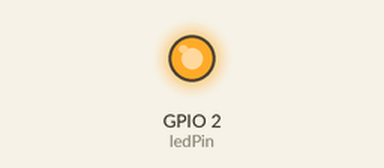
Simulated run of this sketch. Board: ESP32. On the bench: output pins drawn as LEDs (lit = HIGH). WiFi joins after 1.5 s; servers stay silent unless stated; uploads are accepted with an empty reply; what the sketch prints to the serial monitor is not drawn.

Above: at 2.6 s.
At 4.8 s:
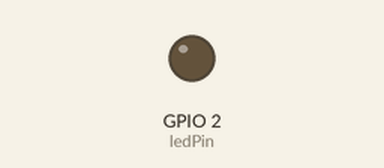
Timing chart, 0 to 7.2 s (numbered marks = the images above):
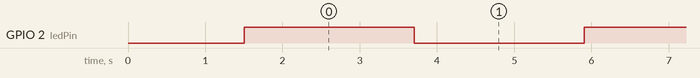

Measured:
- by itself, GPIO 2 (ledPin): alternates HIGH for 2.2 s and LOW for 2.2 s

The sketch:

LED_State.ino
```cpp
#include <WiFi.h>
#include <HTTPClient.h>

const char* ssid = "Innovex_Hardware";
const char* password = "Inn0vexug@2024!";

// The endpoint you created in Node.js
const char* serverName = "http://192.168.7.1:3000/update";

const int ledPin = 2; // Pin 2 is the built-in blue LED on most ESP32 dev boards
bool ledOn = false;

void setup() {
  Serial.begin(115200);
  pinMode(ledPin, OUTPUT);

  WiFi.begin(ssid, password);
  Serial.print("Connecting to WiFi");
  while(WiFi.status() != WL_CONNECTED) {
    delay(500);
    Serial.print(".");
  }
  Serial.println("\nConnected to WiFi network!");
}

void loop() {
  if(WiFi.status() == WL_CONNECTED){
    HTTPClient http;
    http.begin(serverName);
    http.addHeader("Content-Type", "application/json");

    // Toggle the LED state for demonstration
    ledOn = !ledOn;
    digitalWrite(ledPin, ledOn ? HIGH : LOW);
    String state = ledOn ? "ON" : "OFF";

    // Create and send the JSON payload
    String jsonPayload = "{\"state\":\"" + state + "\"}";
    int httpResponseCode = http.POST(jsonPayload);

    Serial.print("Sent: " + state + " | Server Response: ");
    Serial.println(httpResponseCode);

    http.end();
  }

  // Wait 2 seconds before sending the next update
  delay(2000);
}
```
